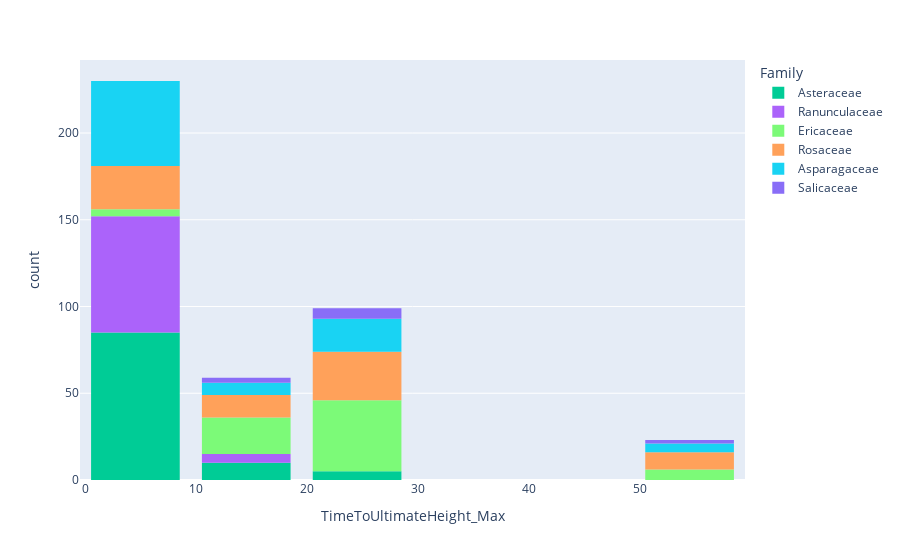

Notebook code for this chart:
### Code cell
fig = px.histogram(data_frame=data, x='TimeToUltimateHeight_Max', nbins=6, color='Family', color_discrete_map=family_colour_map, hover_data=['CommonName'])
fig.update_layout(bargap=0.2)
fig.show()

### Figure 1 — Plotly figure (JSON) as saved in the notebook; plotly's stock layout.template omitted (floating-point values rounded to 4 significant figures)
{"data": [{"alignmentgroup": "True", "bingroup": "x", "hovertemplate": "Family=Asteraceae<br>TimeToUltimateHeight_Max=%{x}<br>count=%{y}<extra></extra>", "legendgroup": "Asteraceae", "marker": {"color": "#00cc96"}, "name": "Asteraceae", "nbinsx": 6, "offsetgroup": "Asteraceae", "orientation": "v", "showlegend": true, "type": "histogram", "x": [5, 5, 2, 2, 5, 5, 5, 5, 5, 5, 10, 5, 5, 5, 5, 5, 5, 5, 5, 5, 5, 5, 5, 5, 5, 5, 5, 5, 5, 10, 10, 10, 2, 5, 5, 5, 5, 5, 5, 5, 5, 5, 5, 20, 20, 20, 5, 5, 5, 10, 5, 10, 5, 5, 5, 10, 5, 2, 5, 2, 5, 2, 2, 5, 2, 5, 5, 5, 5, 5, 5, 2, 5, 5, 5, 5, 2, 5, 5, 20, 5, 5, 5, 2, 5, 2, 10, 10, 5, 5, 5, 1, 5, 10, 5, 5, 1, 20, 5, 5], "xaxis": "x", "yaxis": "y"}, {"alignmentgroup": "True", "bingroup": "x", "hovertemplate": "Family=Ranunculaceae<br>TimeToUltimateHeight_Max=%{x}<br>count=%{y}<extra></extra>", "legendgroup": "Ranunculaceae", "marker": {"color": "#ab63fa"}, "name": "Ranunculaceae", "nbinsx": 6, "offsetgroup": "Ranunculaceae", "orientation": "v", "showlegend": true, "type": "histogram", "x": [5, 5, 5, 5, 5, 5, 5, 5, 5, 5, 5, 5, 5, 5, 5, 5, 5, 2, 10, 5, 10, 5, 5, 5, 5, 5, 5, 5, 10, 5, 5, 5, 5, 10, 5, 1, 5, 5, 5, 5, 2, 2, 10, 5, 5, 5, 5, 5, 5, 5, 5, 5, 5, 5, 5, 5, 5, 5, 5, 5, 5, 5, 5, 5, 2, 5, 5, 2, 5, 5, 5, 5], "xaxis": "x", "yaxis": "y"}, {"alignmentgroup": "True", "bingroup": "x", "hovertemplate": "Family=Ericaceae<br>TimeToUltimateHeight_Max=%{x}<br>count=%{y}<extra></extra>", "legendgroup": "Ericaceae", "marker": {"color": "rgb(124, 250, 120)"}, "name": "Ericaceae", "nbinsx": 6, "offsetgroup": "Ericaceae", "orientation": "v", "showlegend": true, "type": "histogram", "x": [5, 20, 20, 5, 5, 20, 50, 50, 10, 5, 10, 10, 10, 10, 10, 20, 20, 10, 10, 20, 20, 20, 50, 10, 20, 50, 20, 20, 20, 20, 20, 20, 10, 10, 20, 20, 10, 10, 20, 20, 20, 20, 20, 10, 10, 20, 20, 50, 20, 20, 20, 10, 20, 10, 20, 20, 20, 20, 50, 20, 10, 20, 20, 20, 20, 10, 20, 20, 20, 10, 10, 20], "xaxis": "x", "yaxis": "y"}, {"alignmentgroup": "True", "bingroup": "x", "hovertemplate": "Family=Rosaceae<br>TimeToUltimateHeight_Max=%{x}<br>count=%{y}<extra></extra>", "legendgroup": "Rosaceae", "marker": {"color": "#FFA15A"}, "name": "Rosaceae", "nbinsx": 6, "offsetgroup": "Rosaceae", "orientation": "v", "showlegend": true, "type": "histogram", "x": [5, 10, 20, 5, 5, 10, 10, 20, 20, 20, 20, 10, 20, 20, 20, 20, 20, 50, 50, 20, 50, 5, 2, 5, 20, 20, 50, 5, 10, 10, 20, 20, 5, 5, 5, 2, 10, 50, 50, 20, 20, 5, 5, 5, 20, 20, 10, 20, 20, 10, 20, 2, 5, 5, 20, 20, 50, 5, 5, 5, 10, 50, 50, 20, 50, 5, 5, 20, 20, 20, 5, 10, 5, 10, 5, 10], "xaxis": "x", "yaxis": "y"}, {"alignmentgroup": "True", "bingroup": "x", "hovertemplate": "Family=Asparagaceae<br>TimeToUltimateHeight_Max=%{x}<br>count=%{y}<extra></extra>", "legendgroup": "Asparagaceae", "marker": {"color": "#19d3f3"}, "name": "Asparagaceae", "nbinsx": 6, "offsetgroup": "Asparagaceae", "orientation": "v", "showlegend": true, "type": "histogram", "x": [20, 10, 10, 5, 5, 5, 5, 20, 5, 50, 5, 5, 5, 20, 5, 50, 10, 20, 5, 50, 5, 5, 5, 5, 5, 5, 5, 5, 5, 5, 5, 5, 5, 5, 2, 2, 5, 5, 5, 20, 20, 20, 10, 10, 5, 5, 5, 20, 5, 5, 5, 5, 10, 5, 20, 5, 5, 5, 5, 20, 20, 5, 5, 50, 20, 2, 5, 20, 5, 20, 5, 10, 20, 20, 5, 20, 50, 5, 20, 20], "xaxis": "x", "yaxis": "y"}, {"alignmentgroup": "True", "bingroup": "x", "hovertemplate": "Family=Salicaceae<br>TimeToUltimateHeight_Max=%{x}<br>count=%{y}<extra></extra>", "legendgroup": "Salicaceae", "marker": {"color": "rgb(137, 109, 247)"}, "name": "Salicaceae", "nbinsx": 6, "offsetgroup": "Salicaceae", "orientation": "v", "showlegend": true, "type": "histogram", "x": [20, 20, 50, 10, 10, 20, 20, 20, 10, 20, 50], "xaxis": "x", "yaxis": "y"}], "layout": {"bargap": 0.2, "barmode": "relative", "legend": {"title": {"text": "Family"}, "tracegroupgap": 0}, "margin": {"t": 60}, "xaxis": {"anchor": "y", "domain": [0, 1], "title": {"text": "TimeToUltimateHeight_Max"}}, "yaxis": {"anchor": "x", "domain": [0, 1], "title": {"text": "count"}}}}
